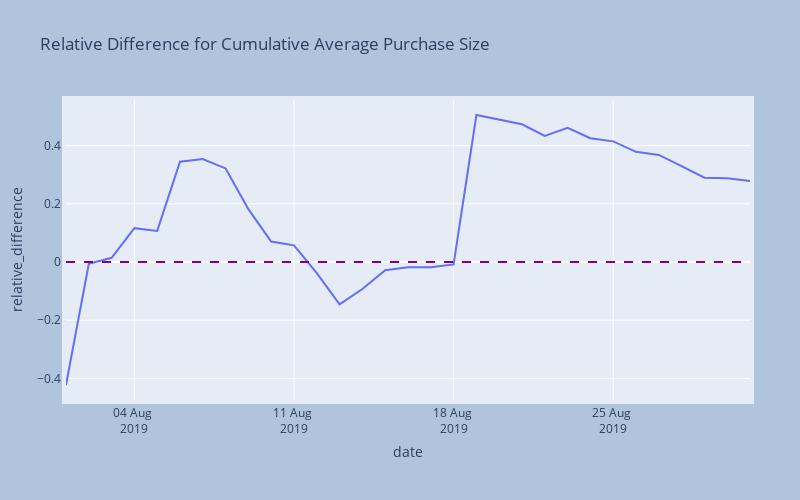

Notebook source saved alongside this figure:
### Markdown cell above
#### The plot is comparing the average purchase size of two different groups (A and B) over time.

> The x-axis represents the dates, ranging from 1st August 2019 to 30th August 2019.<br>
> The y-axis represents the average purchase size, with values ranging from 60 to 160.<br>
> There are two lines on the plot:<br>
> - A green line representing group A.<br>
> - A purple line representing group B.<br>

#### Trends:<br>

> Group A (green line) shows some fluctuations initially, with a notable dip at the beginning but then stabilizes around the 100 mark with slight variations.<br>
> Group B (purple line) starts similarly but experiences a dramatic increase around mid-August, reaching over 160 before gradually decreasing but still maintaining an average purchase size significantly higher than group A.<br>

#### Comparison:<br>

> By the end of the time period, group B's average purchase size is higher than group A's, despite some decline after the peak.<br>
> The purple line's steep rise around mid-August indicates a significant event or change impacting the average purchase size for group B, similar to the cumulative revenue plot.<br>

#### Key Observations:<br>

> The initial part of the month shows both groups with similar average purchase sizes, hovering around the 80-100 range.<br>
> Group B’s sudden increase in mid-August suggests an impactful event or strategy that significantly boosted their average purchase size.<br>
> After the spike, group B's average purchase size slightly decreases but remains higher than group A’s average purchase size.<br>
> Group A's average purchase size remains relatively steady throughout the period, suggesting consistent purchasing behavior.

### Code cell
# plotting relative difference for the average purchase sizes
fig = px.line(mergedCumulativeRevenue,
              x = 'date',
              y = 'relative_difference',
              title = 'Relative Difference for Cumulative Average Purchase Size')
#adding reference line
fig.add_hline(y = 0,
              line_dash = 'dash',
              line_color = 'purple')
fig.update_layout(autosize = False, width = 800, height = 500, margin = dict(
        l = 50, r = 50, b = 100, t = 100, pad = 4), paper_bgcolor = 'LightSteelBlue',
                  xaxis_tickformat = '%d %b <br>%Y')
fig.show()

### Figure 1 — Plotly figure (JSON) as saved in the notebook; plotly's stock layout.template omitted (floating-point values rounded to 4 significant figures)
{"data": [{"hovertemplate": "date=%{x}<br>relative_difference=%{y}<extra></extra>", "legendgroup": "", "line": {"color": "#636efa", "dash": "solid"}, "marker": {"symbol": "circle"}, "mode": "lines", "name": "", "orientation": "v", "showlegend": false, "type": "scatter", "x": ["2019-08-01T00:00:00", "2019-08-02T00:00:00", "2019-08-03T00:00:00", "2019-08-04T00:00:00", "2019-08-05T00:00:00", "2019-08-06T00:00:00", "2019-08-07T00:00:00", "2019-08-08T00:00:00", "2019-08-09T00:00:00", "2019-08-10T00:00:00", "2019-08-11T00:00:00", "2019-08-12T00:00:00", "2019-08-13T00:00:00", "2019-08-14T00:00:00", "2019-08-15T00:00:00", "2019-08-16T00:00:00", "2019-08-17T00:00:00", "2019-08-18T00:00:00", "2019-08-19T00:00:00", "2019-08-20T00:00:00", "2019-08-21T00:00:00", "2019-08-22T00:00:00", "2019-08-23T00:00:00", "2019-08-24T00:00:00", "2019-08-25T00:00:00", "2019-08-26T00:00:00", "2019-08-27T00:00:00", "2019-08-28T00:00:00", "2019-08-29T00:00:00", "2019-08-30T00:00:00", "2019-08-31T00:00:00"], "xaxis": "x", "y": [-0.4227, -0.006114, 0.01451, 0.1165, 0.1071, 0.345, 0.3543, 0.3218, 0.1817, 0.07066, 0.05735, -0.03804, -0.1454, -0.09269, -0.02793, -0.01828, -0.01799, -0.008354, 0.5054, 0.4885, 0.4735, 0.4333, 0.4614, 0.4257, 0.4148, 0.3787, 0.3683, 0.3297, 0.2897, 0.2882, 0.2783], "yaxis": "y"}], "layout": {"autosize": false, "height": 500, "legend": {"tracegroupgap": 0}, "margin": {"b": 100, "l": 50, "pad": 4, "r": 50, "t": 100}, "paper_bgcolor": "LightSteelBlue", "shapes": [{"line": {"color": "purple", "dash": "dash"}, "type": "line", "x0": 0, "x1": 1, "xref": "x domain", "y0": 0, "y1": 0, "yref": "y"}], "title": {"text": "Relative Difference for Cumulative Average Purchase Size"}, "width": 800, "xaxis": {"anchor": "y", "domain": [0, 1], "tickformat": "%d %b <br>%Y", "title": {"text": "date"}}, "yaxis": {"anchor": "x", "domain": [0, 1], "title": {"text": "relative_difference"}}}}
